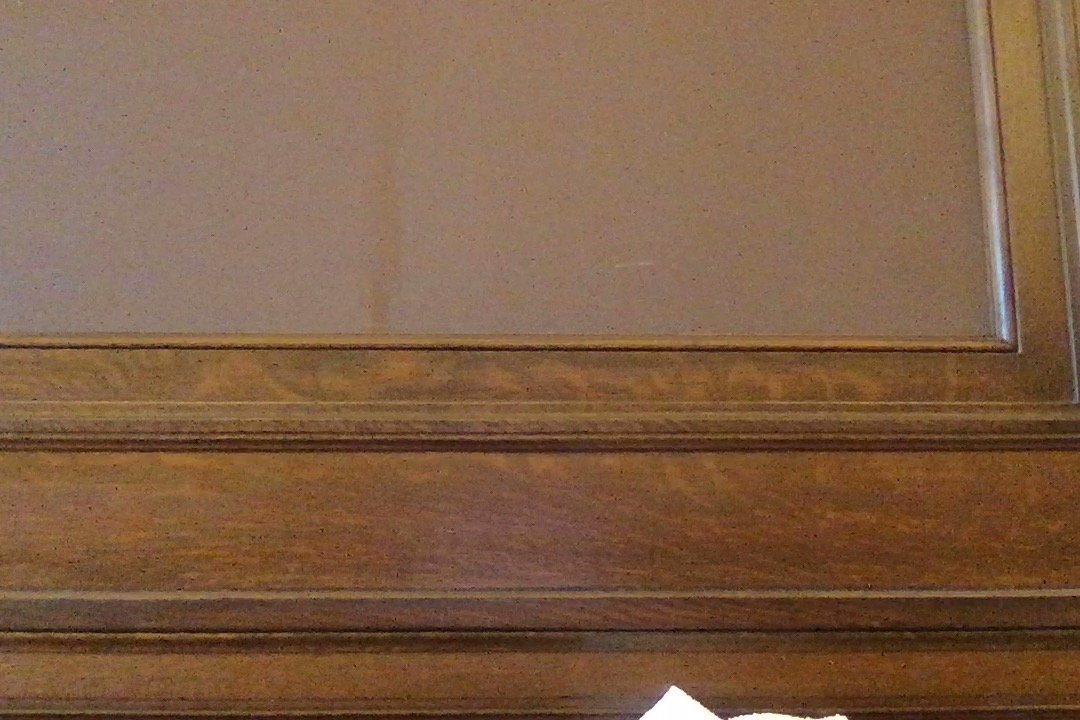
#> input picture test/test_imgs/frame2_empty.jpg, 1080 x 720 px, found by its file name
$ jupyter execute ReadHand-subtract.ipynb   (shell and % lines are left out)
#> lines starting #> are read from the running program, lines starting #| are printed output that depends on the picture; after the words box and inside, x2 and y2 are one past the last pixel; in counts of white or black regions, pixels touching at a corner belong together
## Version of Read Hand Made Specifically for ResNetModel

[cell 1]
import numpy as np
import os
import cv2
import matplotlib.pyplot as plt
from copy import copy

[cell 2]
os.chdir('/Users/joeholt/Documents/College Local/Current/CS 639/proj')

[cell 3]
img_paths = ['/Users/joeholt/Documents/College Local/Current/CS 639/proj/test/test_imgs/frame2_empty.jpg',
 '/Users/joeholt/Documents/College Local/Current/CS 639/proj/test/test_imgs/frame2_hand.jpg',
 '/Users/joeholt/Documents/College Local/Current/CS 639/proj/test/test_imgs/frame_hand_thumbs_up.jpg']
imgs = [cv2.imread(path, 1) for path in img_paths]
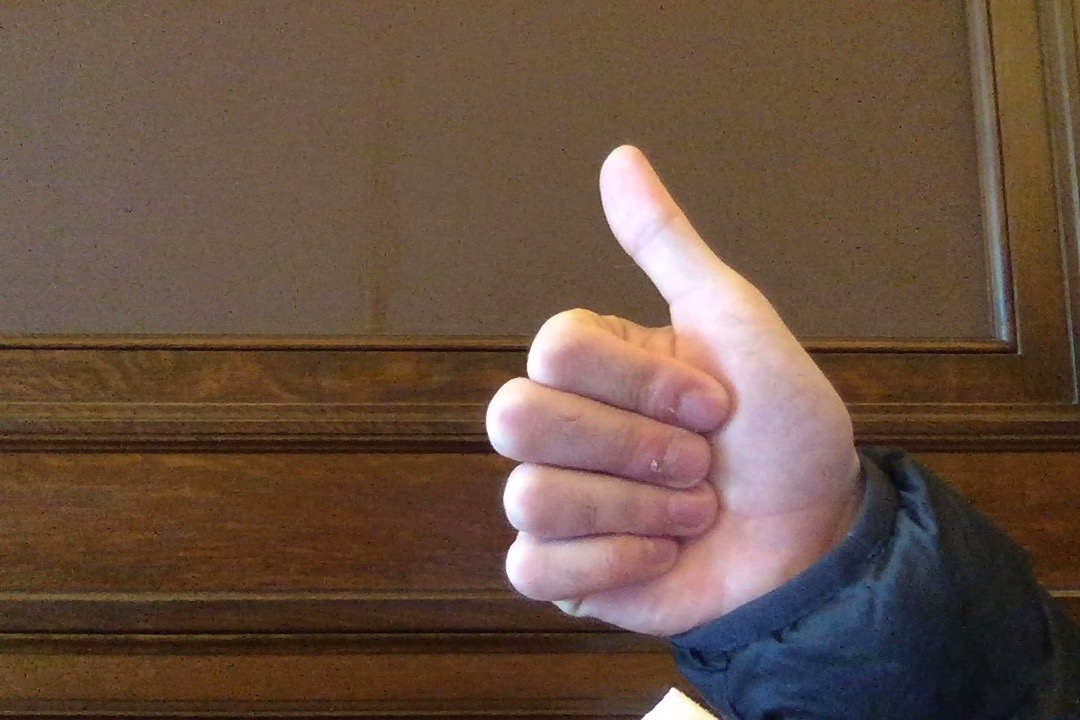
#> input picture test/test_imgs/frame2_hand.jpg, 1080 x 720 px, found by its file name
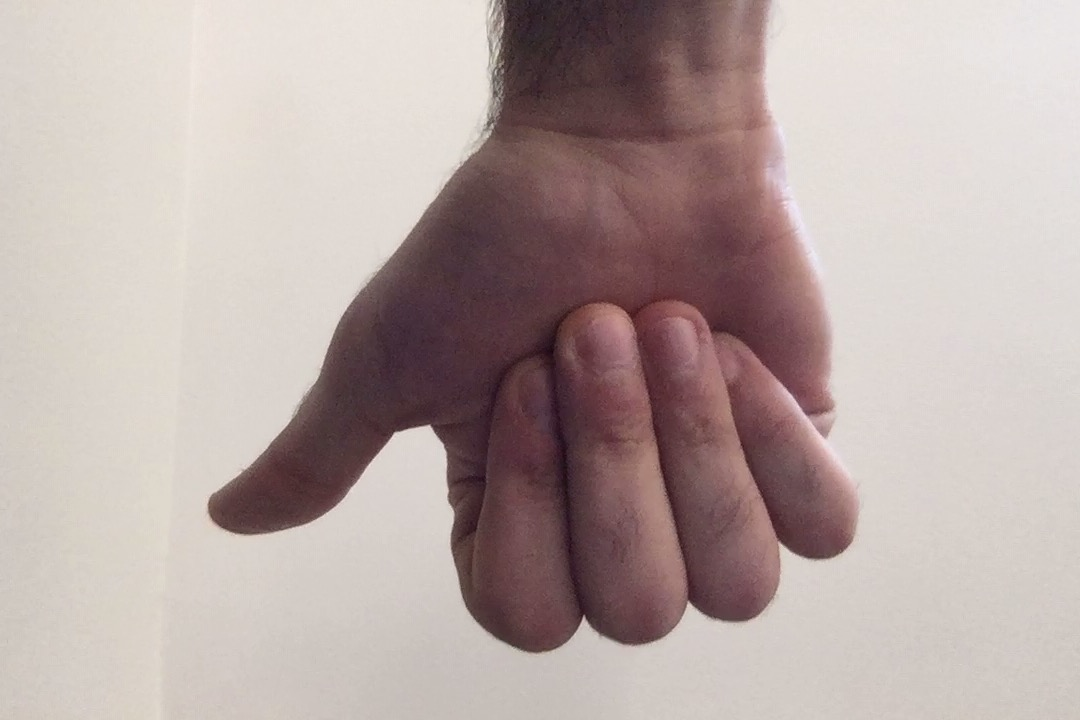
#> input picture test/test_imgs/frame_hand_thumbs_up.jpg, 1080 x 720 px, found by its file name
#> imgs = 3 items
bg = imgs[0]
#> bg is the input picture: shape (720, 1080, 3); mean B, G, R 70.3, 95.6, 128
hand = imgs[1]
#> hand is the input picture: shape (720, 1080, 3); mean B, G, R 65.9, 80.7, 103.9
diff = imgs[2]
#> diff is the input picture: shape (720, 1080, 3); mean B, G, R 164.8, 167.9, 183.2

[cell 4]
imshow = lambda im: plt.imshow(im, cmap='gray')
def imshow_group(imgs):
    f, axarr = plt.subplots(1,len(imgs), figsize=(20, 6))
    for idx, img in enumerate(imgs):
        axarr[idx].imshow(img, cmap='gray')

[cell 5]
def cvt_gray(img):
    img_gray = cv2.cvtColor(img, cv2.COLOR_BGR2GRAY)
    return img_gray
diff_gray = cvt_gray(diff)

[cell 6]
def create_mask(bg_gray, fg_gray, smooth=True):
    # subtract
#> called with smooth = True
    mask = cv2.subtract(bg_gray, fg_gray)
    # smooth
    mask_smooth = mask
    if smooth:
        kernel = np.ones((5,5),np.float32)/25
        mask_smooth = cv2.filter2D(mask, -1, kernel)
    # return
    mask_idx = (mask_smooth != 0)
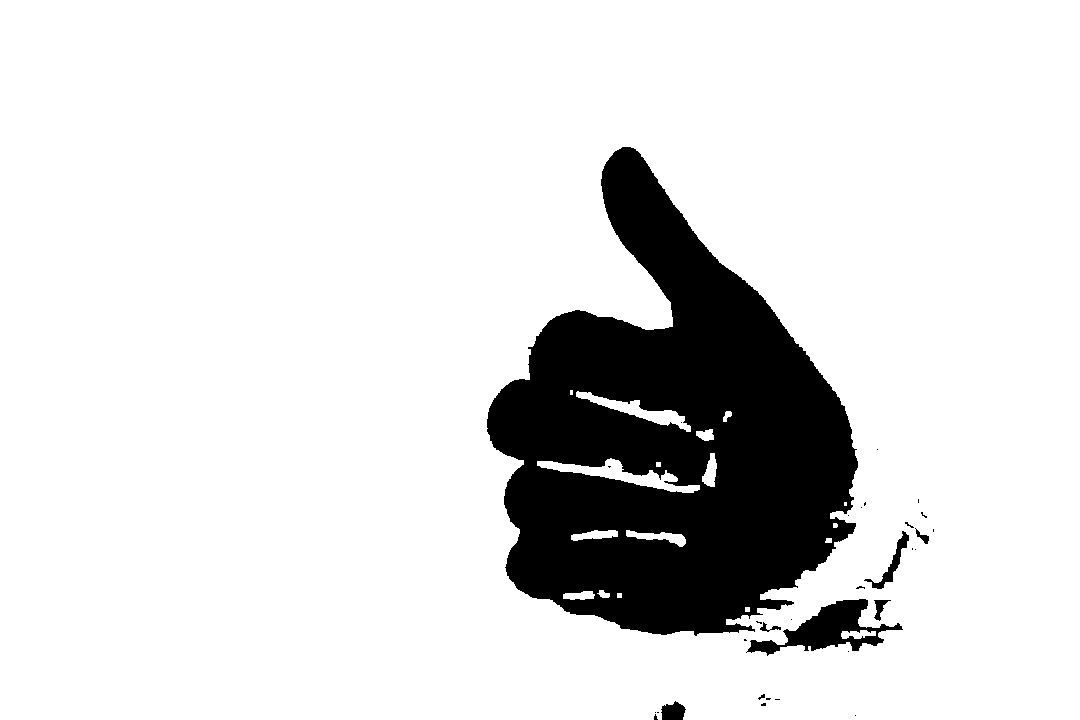
#> mask_idx: shape (720, 1080) bool; 86.3% white; 32 black regions (24 under 20 px), largest, box (x1, y1, x2, y2) and area: (487, 147, 858, 636) 102271, (746, 599, 903, 656) 3218, (864, 531, 909, 589) 499
    return mask_smooth, mask_idx

[cell 7]
def apply_mask(fg, mask):
    new_img = copy(fg)
    new_img[mask] = 0
    return new_img

[cell 8]
bg_gray = cvt_gray(bg)
hand_gray = cvt_gray(hand)
mask, idxs = create_mask(bg_gray, hand_gray)
masked = apply_mask(hand, idxs)
imshow(idxs)

# NP Methods

[cell 9]
hand = hand
bg = bg
hand_gray = cvt_gray(hand)
bg_gray = cvt_gray(bg)
imshow_group([hand, hand_gray, bg, bg_gray])
#> the loop in imshow_group, `for idx, img in enumerate(imgs):` made 4 passes
#> figure, not shown here; B, G, R data is drawn as R, G, B

[cell 10]
diff = hand_gray - bg_gray
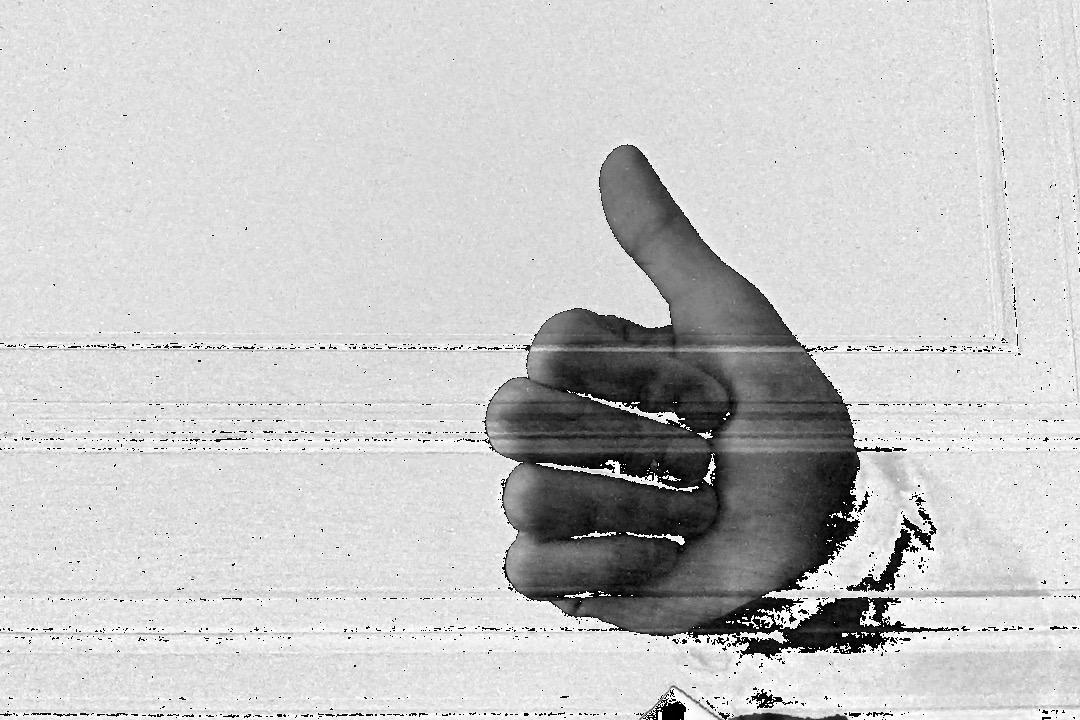
#> diff: shape (720, 1080); min 0, max 255, mean 199.5
diff_bg_idxs = (diff < 200)
#> diff_bg_idxs: shape (720, 1080) bool; 16.5% white; 2370 white regions (2289 under 20 px), largest, box (x1, y1, x2, y2) and area: (482, 144, 959, 660) 114507, (846, 529, 919, 592) 1088, (890, 588, 1051, 598) 954

[cell 11]
from scipy.ndimage import gaussian_filter
smoothed = gaussian_filter(diff_bg_idxs, sigma=0.2)
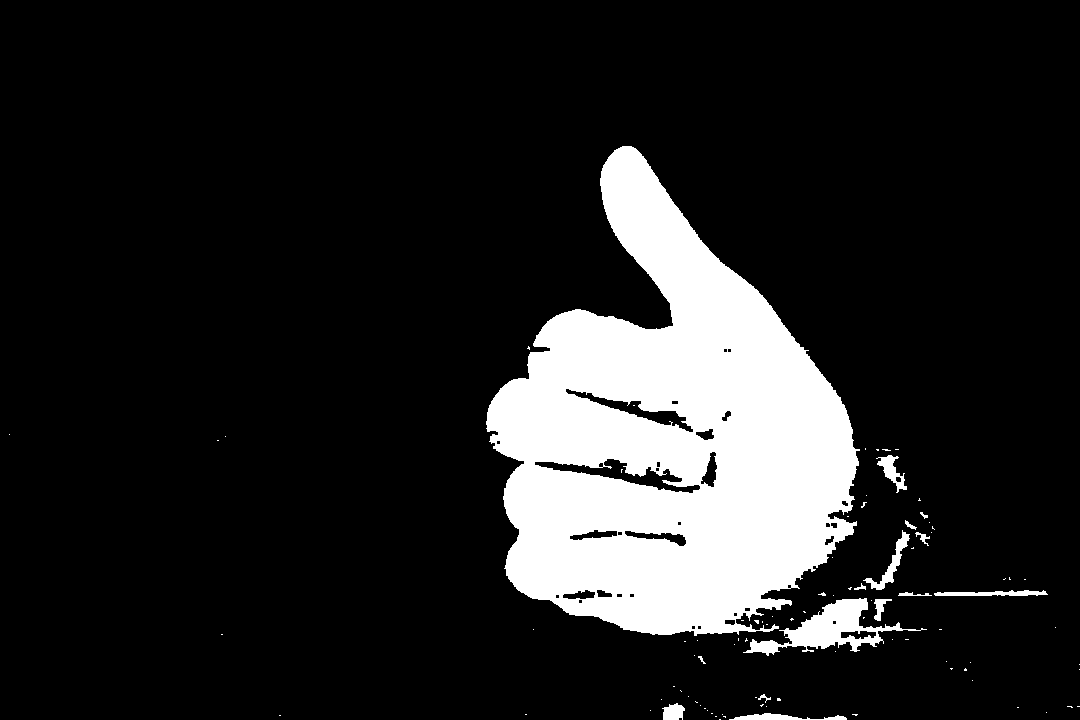
#> smoothed: shape (720, 1080) bool; 14.2% white; 94 white regions (79 under 20 px), largest, box (x1, y1, x2, y2) and area: (486, 146, 860, 636) 104016, (743, 598, 927, 656) 3325, (863, 530, 910, 590) 573
imshow(smoothed)
